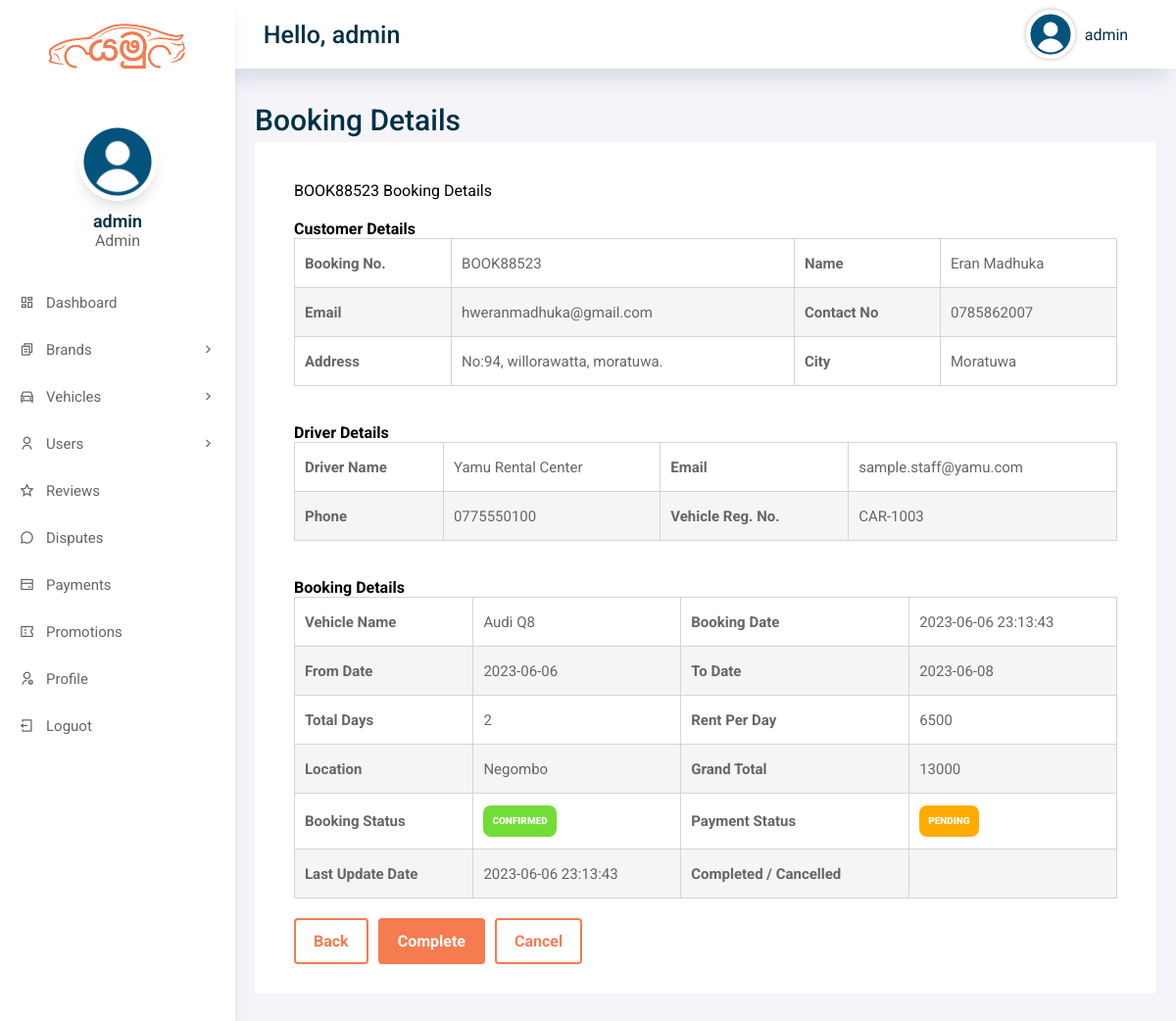
Screenshot of /admin/booking-details.php?bookingID=1 (signed in) with the database file from the repository.
### tables this page shows
CREATE TABLE IF NOT EXISTS `booking` (
  `booking_id` int(11) NOT NULL AUTO_INCREMENT,
  `booking_No` varchar(50) DEFAULT NULL,
  `user_ID` int(11) DEFAULT NULL,
  `driver_id` int(11) DEFAULT NULL,
  `vehicle_ID` int(11) DEFAULT NULL,
  `start_Data` varchar(20) DEFAULT NULL,
  `end_Date` varchar(20) DEFAULT NULL,
  `total` double DEFAULT NULL,
  `status` int(11) DEFAULT '0',
  `booking_status` varchar(20) NOT NULL DEFAULT 'pending',
  `payment_status` varchar(20) NOT NULL DEFAULT 'pending',
  `promotion_id` int(11) DEFAULT NULL,
  `promo_code` varchar(50) DEFAULT NULL,
  `discount_amount` decimal(10,2) NOT NULL DEFAULT '0.00',
  `final_amount` decimal(10,2) DEFAULT NULL,
  `booking_Date` datetime DEFAULT NULL,
  `created_at` datetime DEFAULT NULL,
  `updated_at` datetime DEFAULT NULL,
  `cancelled_at` datetime DEFAULT NULL,
  `completed_at` datetime DEFAULT NULL,
  `update_Date` datetime DEFAULT NULL,
  PRIMARY KEY (`booking_id`)
);

CREATE TABLE IF NOT EXISTS `users` (
  `user_id` int(11) NOT NULL AUTO_INCREMENT,
  `username` varchar(50) DEFAULT NULL,
  `password` varchar(50) DEFAULT NULL,
  `role` enum('admin','staff','driver','customer') NOT NULL DEFAULT 'customer',
  `full_name` varchar(255) DEFAULT NULL,
  `email` varchar(255) DEFAULT NULL,
  `address` longtext,
  `city` varchar(50) DEFAULT NULL,
  `phone` varchar(11) DEFAULT NULL,
  `dob` varchar(50) DEFAULT NULL,
  `license_or_nic` varchar(100) DEFAULT NULL,
  `verification_status` varchar(20) NOT NULL DEFAULT 'verified',
  `bio` longtext,
  `profile_pic` varchar(255) DEFAULT NULL,
  `account_status` varchar(20) NOT NULL DEFAULT 'active',
  `rag_date` datetime DEFAULT NULL,
  `created_at` datetime DEFAULT NULL,
  `updated_at` datetime DEFAULT NULL,
  PRIMARY KEY (`user_id`)
);

CREATE TABLE IF NOT EXISTS `vehicles` (
  `vehicle_id` int(11) NOT NULL AUTO_INCREMENT,
  `owner_user_id` int(11) DEFAULT NULL,
  `vehicle_title` varchar(50) DEFAULT NULL,
  `vehicle_brand` varchar(50) DEFAULT NULL,
  `vehicle_desc` longtext,
  `price` float DEFAULT NULL,
  `transmission` varchar(50) DEFAULT NULL,
  `fuel_type` varchar(50) DEFAULT NULL,
  `year` int(4) DEFAULT NULL,
  `engine_capacity` varchar(50) DEFAULT NULL,
  `capacity` int(3) DEFAULT NULL,
  `location` varchar(150) DEFAULT NULL,
  `registration_number` varchar(100) DEFAULT NULL,
  `vImg1` varchar(255) DEFAULT NULL,
  `vImg2` varchar(255) DEFAULT NULL,
  `vImg3` varchar(255) DEFAULT NULL,
  `vImg4` varchar(255) DEFAULT NULL,
  `airConditioner` int(1) DEFAULT NULL,
  `powerdoorlocks` int(1) DEFAULT NULL,
  `antilockbrakingsys` int(1) DEFAULT NULL,
  `brakeassist` int(1) DEFAULT NULL,
  `powersteering` int(1) DEFAULT NULL,
  `driverairbag` int(1) DEFAULT NULL,
  `passengerairbag` int(1) DEFAULT NULL,
  `powerwindow` int(1) DEFAULT NULL,
  `cdplayer` int(1) DEFAULT NULL,
  `reg_date` datetime DEFAULT NULL,
  `updatation_date` datetime DEFAULT NULL,
  `vehicle_status` int(1) DEFAULT '1',
  `listing_status` varchar(20) NOT NULL DEFAULT 'approved',
  `availability_status` varchar(20) NOT NULL DEFAULT 'available',
  `maintenance_status` varchar(30) NOT NULL DEFAULT 'good',
  `service_date` date DEFAULT NULL,
  `next_service_date` date DEFAULT NULL,
  `service_notes` longtext,
  `service_cost` decimal(10,2) DEFAULT NULL,
  `approved_by` int(11) DEFAULT NULL,
  `approved_at` datetime DEFAULT NULL,
  `updated_at` datetime DEFAULT NULL,
  PRIMARY KEY (`vehicle_id`)
);

### includes/auth.php (called while the page is built, shortened)
<?php
function yamu_e($value)
{
    return htmlspecialchars((string) $value, ENT_QUOTES, 'UTF-8');
}
function yamu_badge_class($status)
{
    $status = strtolower(trim((string) $status));
    if (in_array($status, ['active', 'approved', 'verified', 'confirmed', 'completed', 'paid', 'available', 'good', 'visible', 'resolved'], true)) {
        return 'Status-conpleted-badge';
    }
    if (in_array($status, ['pending', 'under_review', 'unverified', 'booked', 'due soon', 'open', 'flagged', 'busy', 'on_request'], true)) {
        return 'Status-pending-badge';
    }
    return 'Status-inactive-badge';
}

### includes/booking-management.php (called while the page is built, shortened)
<?php
require_once __DIR__ . '/auth.php';
function yamu_booking_normalize_payment_status($status)
{
    $status = strtolower(trim((string) $status));
    $allowed = ['pending', 'paid', 'failed', 'refunded'];
    return in_array($status, $allowed, true) ? $status : 'pending';
}
function yamu_booking_total_days($startDate, $endDate)
{
    $start = date_create($startDate);
    $end = date_create($endDate);
    $dayDiff = (int) date_diff($start, $end)->format('%a');
    return max(1, $dayDiff);
}

### admin/booking-details.php (the view, shortened to what this page needs)
<?php
require_once __DIR__ . '/../includes/auth.php';
require_once __DIR__ . '/../includes/booking-management.php';
include 'includes/config.php';
$bookingId = isset($_GET['bookingID']) ? (int) $_GET['bookingID'] : (isset($_GET['booking_id']) ? (int) $_GET['booking_id'] : 0);
$sql = "SELECT b.*,
               v.vehicle_title,
               v.price,
               v.location,
               v.registration_number,
               customer.full_name AS customer_name,
               customer.email AS customer_email,
               customer.phone AS customer_phone,
               customer.address AS customer_address,
               customer.city AS customer_city,
               driver.full_name AS driver_name,
               driver.email AS driver_email,
               driver.phone AS driver_phone
        FROM booking b
        LEFT JOIN vehicles v ON v.vehicle_id = b.vehicle_ID
        LEFT JOIN users customer ON customer.user_id = b.user_ID
        LEFT JOIN users driver ON driver.user_id = b.driver_id
        WHERE b.booking_id = {$bookingId}
        LIMIT 1";
$result = mysqli_query($conn, $sql);
$record = ($result && mysqli_num_rows($result) > 0) ? mysqli_fetch_assoc($result) : null;
$paymentStatus = yamu_booking_normalize_payment_status($record['payment_status'] ?? 'pending');
$totalDays = yamu_booking_total_days($record['start_Data'], $record['end_Date']);
?>
<!DOCTYPE html>
<html lang="en">
<head>
    <?php include('includes/header.php'); ?>
</head>
<body>
    <div class="grid-container">
        <?php include('includes/menu.php'); ?>
        <?php include('includes/aside.php'); ?>
        <main class="main">
            <h2>Booking Details</h2>
            <div class="main-cards">
                <div class="card">
                    <div class="card-title">
                        <?php echo yamu_e($record['booking_No']); ?> Booking Details
                    </div>
                    <table>
                        <h4 class="table-title">Customer Details</h4>
                        <tr>
                            <th>Booking No.</th>
                            <td><?php echo yamu_e($record['booking_No']); ?></td>
                            <th>Name</th>
                            <td><?php echo yamu_e($record['customer_name']); ?></td>
                        </tr>
                        <tr>
                            <th>Email</th>
                            <td><?php echo yamu_e($record['customer_email']); ?></td>
                            <th>Contact No</th>
                            <td><?php echo yamu_e($record['customer_phone']); ?></td>
                        </tr>
                        <tr>
                            <th>Address</th>
                            <td><?php echo yamu_e($record['customer_address']); ?></td>
                            <th>City</th>
                            <td><?php echo yamu_e($record['customer_city']); ?></td>
                        </tr>
                    </table>
                    <table>
                        <br><br>
                        <h4 class="table-title">Driver Details</h4>
                        <tr>
                            <th>Driver Name</th>
                            <td><?php echo yamu_e($record['driver_name']); ?></td>
                            <th>Email</th>
                            <td><?php echo yamu_e($record['driver_email']); ?></td>
                        </tr>
                        <tr>
                            <th>Phone</th>
                            <td><?php echo yamu_e($record['driver_phone']); ?></td>
                            <th>Vehicle Reg. No.</th>
                            <td><?php echo yamu_e($record['registration_number']); ?></td>
                        </tr>
                    </table>
                    <table>
                        <br><br>
                        <h4 class="table-title">Booking Details</h4>
                        <tr>
                            <th>Vehicle Name</th>
                            <td><?php echo yamu_e($record['vehicle_title']); ?></td>
                            <th>Booking Date</th>
                            <td><?php echo yamu_e($record['booking_Date']); ?></td>
                        </tr>
                        <tr>
                            <th>From Date</th>
                            <td><?php echo yamu_e($record['start_Data']); ?></td>
                            <th>To Date</th>
                            <td><?php echo yamu_e($record['end_Date']); ?></td>
                        </tr>
                        <tr>
                            <th>Total Days</th>
                            <td><?php echo (int) $totalDays; ?></td>
                            <th>Rent Per Day</th>
                            <td><?php echo yamu_e($record['price']); ?></td>
                        </tr>
                        <tr>
                            <th>Location</th>
                            <td><?php echo yamu_e($record['location']); ?></td>
                            <th>Grand Total</th>
                            <td><?php echo yamu_e($record['total']); ?></td>
                        </tr>
                        <tr>
                            <th>Booking Status</th>
                            <td><span class="<?php echo yamu_e(yamu_badge_class($status)); ?>"><?php echo yamu_e(ucfirst($status)); ?></span></td>
                            <th>Payment Status</th>
                            <td><span class="<?php echo yamu_e(yamu_badge_class($paymentStatus)); ?>"><?php echo yamu_e(ucfirst($paymentStatus)); ?></span></td>
                        </tr>
                        <tr>
                            <th>Last Update Date</th>
                            <td><?php echo yamu_e($record['updated_at'] ?: $record['update_Date']); ?></td>
                            <th>Completed / Cancelled</th>
                            <td><?php echo yamu_e($record['completed_at'] ?: $record['cancelled_at']); ?></td>
                        </tr>
                    </table>
                    <div style="margin-top: 20px; display: flex; gap: 10px; flex-wrap: wrap;">
                        <a href="bookings.php" class="btn second-btn">Back</a>
                        <?php if ($status === 'pending') { ?>
                            <a href="includes/booking-process.php?action=confirm&booking_id=<?php echo (int) $record['booking_id']; ?>" class="btn main-btn">Confirm</a>
                            <a href="includes/booking-process.php?action=reject&booking_id=<?php echo (int) $record['booking_id']; ?>" class="btn second-btn">Reject</a>
                        <?php } elseif ($status === 'confirmed') { ?>
                            <a href="includes/booking-process.php?action=complete&booking_id=<?php echo (int) $record['booking_id']; ?>" class="btn main-btn">Complete</a>
                            <a href="includes/booking-process.php?action=cancel&booking_id=<?php echo (int) $record['booking_id']; ?>" class="btn second-btn">Cancel</a>
                        <?php } ?>
                    </div>
                </div>
            </div>
        </main>
    </div>
</body>
</html>

### assets/css/style.css (style rules this page uses)
* { margin: 0; padding: 0; box-sizing: border-box; }
a, a:hover { text-decoration: none; color: var(--text-color); }
:root { --primary-color: #F57C51; --secondary-color: #FDE5DC; --text-color: #023047; --text-gray: #666666; --bg-color: #F2F5F7; --primary-font: 'Ubuntu', sans-serif; --secondry-font: 'Roboto', sans-serif; }
html { scroll-behavior: smooth; }
body { font-family: var(--secondry-font); overflow-x: hidden; }
h2 { color: var(--text-color); font-size: 45px; font-weight: 700; line-height: 45px; }
.btn { box-sizing: border-box; padding: 12px 18px; border-radius: 4px; display: inline-block; cursor: pointer; position: relative; transition: 0.3s ease-in-out; font-size: 16px; font-weight: 700; }
.main-btn { background: var(--primary-color); color: #FFF; border: 2px solid var(--primary-color); }
.second-btn { background: transparent; color: var(--primary-color); border: 2px solid var(--primary-color); }
.card { min-width: 200px; height: auto; box-shadow: rgba(149, 157, 165, 0.2) 0px 8px 24px; border-radius: 8px; transition: all .3s; text-align: center; }
footer a, span { color: #FFF; transition: all .3s ease-in-out; }
table { border-collapse: collapse; background: #FFF; border-radius: 0; overflow: hidden; width: 100%; margin: 30px auto; position: relative; table-layout: auto; }
table tbody tr { height: 50px; font-size: 15px; color: var(--text-gray); line-height: 1.2; font-weight: unset; cursor: pointer }
table th, td { border: 1px solid #dddcdc; padding: 5px; }
table tbody tr:nth-child(even) { background-color: #f5f5f5; }
.Status-active-badge, .Status-conpleted-badge, .Status-pending-badge, .Status-cancelled-badge, .Status-inactive-badge { display: inline-flex; align-items: center; justify-content: center; font-size: 10px; font-weight: 900; text-transform: uppercase; padding: 8px 9px; min-height: 32px; border-radius: 8px; text-align: center; line-height: 1; text-decoration: none; }
.Status-conpleted-badge { background: #71dd37; color: #FFF; }
.Status-pending-badge { background: #ffab00; color: #FFF; }

### admin/assets/css/admin-style.css (style rules this page uses)
:root { --primary-color: #F57C51; --secondary-color: #FDE5DC; --text-color: #023047; --text-gray: #666666; --bg-color: #F2F5F7; --primary-font: 'Ubuntu', sans-serif; --secondry-font: 'Roboto', sans-serif; --box-shadow: rgba(0, 0, 0, 0.1) 0px 10px 15px -3px, rgba(0, 0, 0, 0.05) 0px 4px 6px -2px; }
body { margin: 0; min-height: 100vh; background: #f5f5f9; }
.grid-container { display: grid; grid-template-columns: 240px 1fr; grid-template-rows: 70px 1fr; grid-template-areas: "sidenav header" "sidenav main"; min-height: 100vh; }
.main { grid-area: main; width: calc(100% - 40px); max-width: 1440px; margin: 30px auto; }
.main h2 { font-size: 30px; font-weight: 500; }
.card { display: flex; flex-direction: column; align-items: flex-start; text-align: left; width: 100%; height: auto; background-color: #FFF; box-shadow: none; padding: 30px 40px; box-sizing: border-box; border-radius: 4px; cursor: context-menu !important; }
.card .card-title { display: flex; align-items: flex-end; justify-content: space-between; width: 100%; gap: 16px; flex-wrap: wrap; margin: 10px 0 20px; }
table { border-collapse: collapse; background: #FFF; border-radius: 0; overflow: hidden; width: 100%; margin: 0 auto; position: relative; table-layout: auto; }
table th, table td { text-align: left; }
table tbody tr { font-size: 15px; color: var(--text-gray); line-height: 1.2; font-weight: unset; cursor: pointer }
table th, td { padding: 12px 10px; border: 1px solid #d4d4d4; vertical-align: middle; }
table tbody tr:nth-child(even) { background-color: #f5f5f5; }
.Status-active-badge, .Status-conpleted-badge, .Status-pending-badge, .Status-inactive-badge { display: inline-flex; align-items: center; justify-content: center; font-size: 10px; font-weight: 900; text-transform: uppercase; padding: 8px 9px; min-height: 32px; border-radius: 8px; text-align: center; line-height: 1; }
.Status-conpleted-badge { background: #71dd37; color: #FFF; }
.Status-pending-badge { background: #ffab00; color: #FFF; }

### rows the page displays
booking: booking_No "BOOK88523", user_ID.full_name "Eran Madhuka", user_ID.email "hweranmadhuka@gmail.com", user_ID.phone "0785862007", user_ID.address "No:94, willorawatta, moratuwa.", user_ID.city "Moratuwa", users.full_name "Yamu Rental Center", users.email "sample.staff@yamu.com", users.phone "0775550100", vehicle_ID.registration_number "CAR-1003", vehicle_ID.vehicle_title "Audi Q8", booking_Date "2023-06-06 23:13:43", start_Data "2023-06-06", end_Date "2023-06-08", totalDays "2", vehicle_ID.price "6500", vehicle_ID.location "Negombo", total "13000", payment_status "PENDING", updated_at "2023-06-06 23:13:43"

### other values shown
yamu_e($_SESSION['admin']['username']) "admin"
yamu_e($_SESSION['admin']['name']) "admin"
yamu_e($_SESSION['admin']['role'] ?? 'admin') "Admin"
yamu_e(ucfirst($status)) "CONFIRMED"
